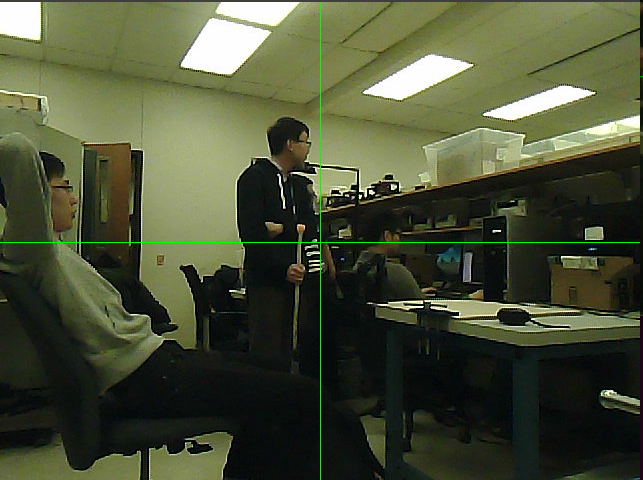
#> input picture camera_test/frame1_camera.png, 643 x 480 px, given in place of output2.avi, which was not available
$ python calib_cam_video.py   (older library calls are emulated)
#> lines starting #> are read from the running program, lines starting #| are printed output that depends on the picture; after the words box and inside, x2 and y2 are one past the last pixel; in counts of white or black regions, pixels touching at a corner belong together; pictures that were not available may be replaced by others from this repository, and a replacement may not be noted
import numpy as np
import cv2
import os
import time


LOWER = np.uint8([14,120,140])
UPPER = np.uint8([20,190,245])

LOWER = np.uint8([14,120,140])
UPPER = np.uint8([20,200,245])

KERNELS = [
        [5, 5],                # kernel for erdoe
        [3, 3],                # kernel for open
        [3, 3]                 # kernel for close
    ]

cap = cv2.VideoCapture('output2.avi')

while(cap.isOpened()):
    ret, frame = cap.read()
#> frame is the input picture: shape (480, 643, 3); mean B, G, R 54.8, 79.5, 74.1
    hsv = cv2.cvtColor(frame, cv2.COLOR_BGR2HSV)
#> hsv: shape (480, 643, 3); mean H, S, V 48.3, 90.9, 80.3
    block_frame = cv2.inRange(hsv, LOWER, UPPER)
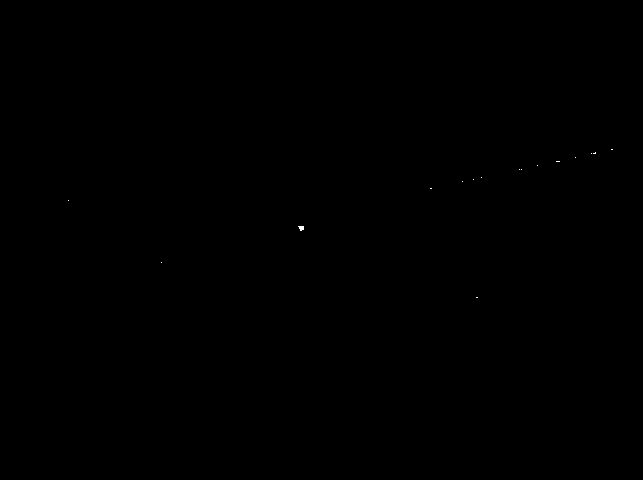
#> block_frame: shape (480, 643); 0.01% white in thin lines or dots, all inside (x1, y1, x2, y2) = (68, 149, 613, 298)

    # erode_kernel = np.ones(KERNELS[0], np.uint8)
 #    block_frame = cv2.erode(block_frame, erode_kernel, iterations = 1)
    open_kernel = np.ones(KERNELS[1], np.uint8)
    block_frame = cv2.morphologyEx(block_frame, cv2.MORPH_OPEN, open_kernel)
#> block_frame: shape (480, 643); 0.01% white; 1 white region (1 under 20 px)
    close_kernel = np.ones(KERNELS[2], np.uint8)
    block_frame = cv2.morphologyEx(block_frame, cv2.MORPH_CLOSE, close_kernel)

    new_frame = frame
    new_im, contours, hierarchy = cv2.findContours(block_frame,cv2.RETR_TREE,cv2.CHAIN_APPROX_NONE)
#> contours = 1 contour, all with area under 20

    # if len(contours) == 0:
    #     print "Not detected"

    for cnt in contours:
        block_area = cv2.contourArea(cnt)
        ##===============##===============##===============##
        ## test code for circular object detection
        approx = cv2.approxPolyDP(cnt, 0.01 * cv2.arcLength(cnt, True), True)
        # print "block_area =================== ", block_area
        # block_area range filter
        if block_area > 0 and len(approx) > -1:
        ##===============##===============##===============##
        # if block_area > 10:
            (cx,cy),radius = cv2.minEnclosingCircle(cnt)
            cv2.circle(new_frame,(int(cx),int(cy)), int(10), (0,255,0), -1)   # # this is the test code to test the lcm information
#> this loop made 1 pass
#> (block_area, cx, cy, radius) on pass 1: (11.5, 301, 227.5, 2.5)
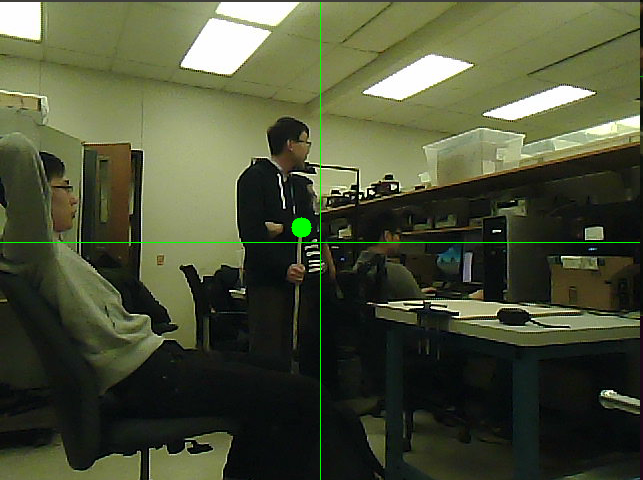
#> new_frame: shape (480, 643, 3); 0.1% of pixels changed, all inside (x1, y1, x2, y2) = (291, 217, 312, 238)

    # [5 lines of commented-out code are left out]

    cv2.imshow("new_frame", new_frame)

    # k = cv2.waitKey(5) & 0xFF
    # if k == 27:
    #   break
    if cv2.waitKey(1) & 0xFF == ord('q'):
#> (key q is pressed here)
        break

cap.release()
cv2.destroyAllWindows()

$ run again, on camera_test/frame2_camera.png
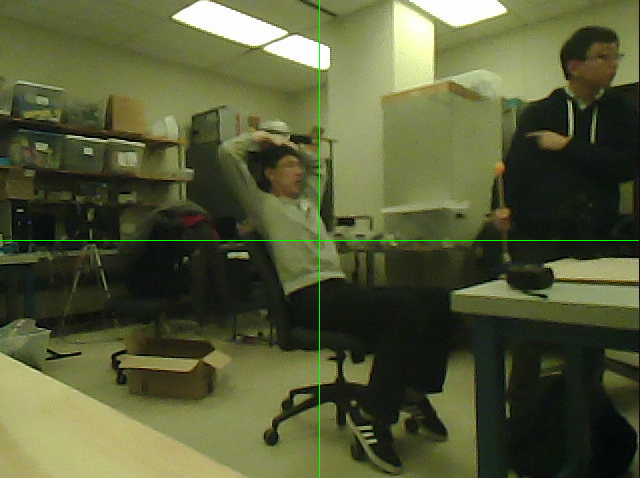
#> input picture camera_test/frame2_camera.png, 640 x 478 px, given in place of output2.avi, which was not available
#> frame is the input picture: shape (478, 640, 3); mean B, G, R 55.7, 89.9, 84.7
#> hsv: shape (478, 640, 3); mean H, S, V 39.6, 102.3, 90.8
#> contours = 1 contour; box (x1, y1, x2, y2) and area: (497, 164, 504, 172) 31
#> the loop `for cnt in contours:` made 1 pass
#> (block_area, cx, cy, radius) on pass 1: (31, 500, 167.5, 4.03)
#> after the loop `for cnt in contours:`:
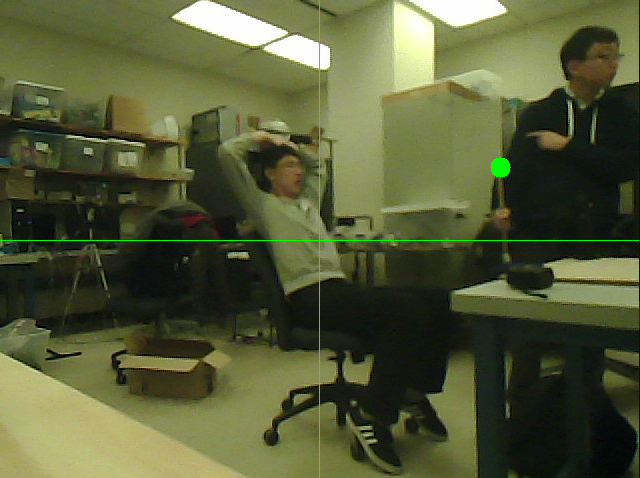
#> new_frame: shape (478, 640, 3); 0.1% of pixels changed, all inside (x1, y1, x2, y2) = (490, 157, 511, 178)

$ run again, on camera_test/test.png
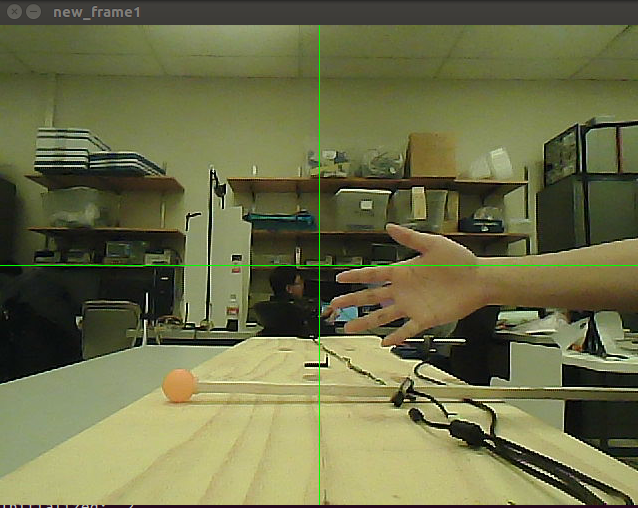
#> input picture camera_test/test.png, 638 x 508 px, given in place of output2.avi, which was not available
#> frame is the input picture: shape (508, 638, 3); mean B, G, R 72.2, 110.9, 108.9
#> hsv: shape (508, 638, 3); mean H, S, V 35, 97.7, 113.9
#> `block_frame = cv2.morphologyEx(block_frame, cv2.MORPH_OPEN, open_kernel)`:
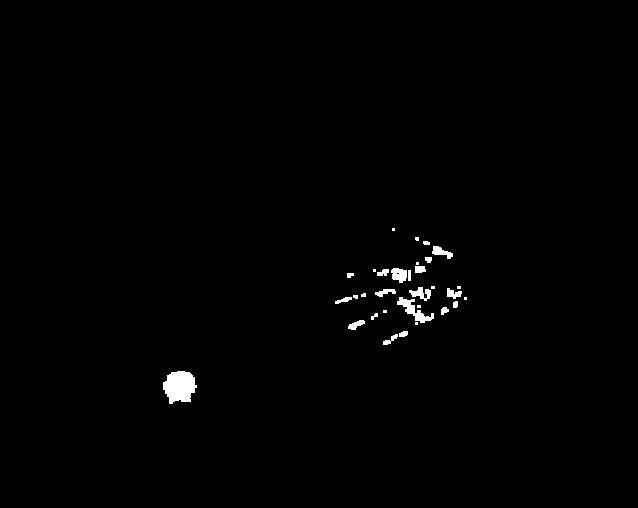
#> block_frame: shape (508, 638); 0.8% white; 32 white regions (12 under 20 px), largest, box (x1, y1, x2, y2) and area: (163, 371, 197, 404) 823, (397, 297, 434, 323) 330, (391, 268, 407, 283) 179
#> contours = 22 contours, 10 with area under 20; largest, box (x1, y1, x2, y2) and area: (163, 371, 197, 404) 768, (397, 286, 435, 325) 491, (377, 268, 411, 283) 251, (447, 286, 462, 308) 115, (432, 246, 453, 259) 110
#> the loop `for cnt in contours:` made 22 passes
#> (block_area, cx, cy, radius) on passes 1, 2, 3, 6, 8, 10, 11, 12: (768.5, 179, 387.5, 18.45), (83.5, 395, 337.5, 13.65), (73.5, 356, 324.5, 8.73), (32.5, 444.1, 310.9, 4.36), (54.5, 346, 299, 11.7), (67, 385, 292.5, 10.11), (115, 454.9, 296, 11.2), (491, 419, 302.3, 22.1)
#> after the loop `for cnt in contours:`:
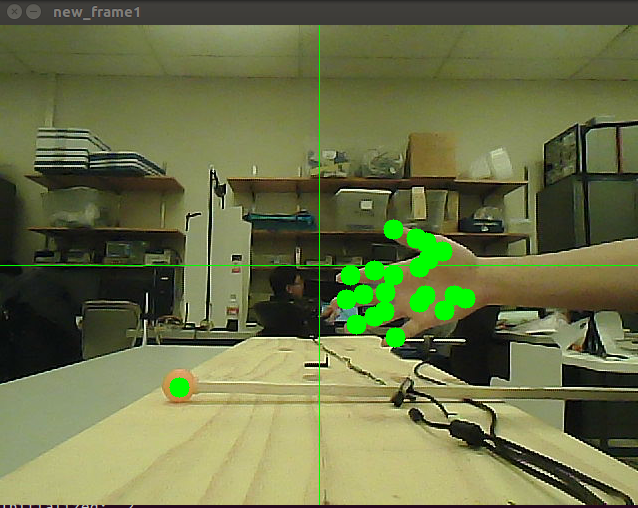
#> new_frame: shape (508, 638, 3); 1.94% of pixels changed, all inside (x1, y1, x2, y2) = (169, 219, 476, 398)
